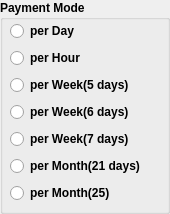
              <widget class="QGroupBox" name="groupBox_2">
               <property name="sizePolicy">
                <sizepolicy hsizetype="Fixed" vsizetype="Fixed">
                 <horstretch>0</horstretch>
                 <verstretch>0</verstretch>
                </sizepolicy>
               </property>
               <property name="minimumSize">
                <size>
                 <width>170</width>
                 <height>210</height>
                </size>
               </property>
               <property name="font">
                <font>
                 <family>System</family>
                 <weight>75</weight>
                 <bold>true</bold>
                </font>
               </property>
               <property name="statusTip">
                <string>Select Employee Payment Mode choise</string>
               </property>
               <property name="title">
                <string>Payment Mode</string>
               </property>
               <widget class="QWidget" name="layoutWidget_2">
                <property name="geometry">
                 <rect>
                  <x>10</x>
                  <y>20</y>
                  <width>151</width>
                  <height>185</height>
                 </rect>
                </property>
                <layout class="QVBoxLayout" name="verticalLayout">
                 <item>
                  <widget class="QRadioButton" name="radioButton_day">
                   <property name="font">
                    <font>
                     <family>System</family>
                     <weight>75</weight>
                     <bold>true</bold>
                    </font>
                   </property>
                   <property name="text">
                    <string>per Day</string>
                   </property>
                  </widget>
                 </item>
                 <item>
                  <widget class="QRadioButton" name="radioButton_hr">
                   <property name="font">
                    <font>
                     <family>System</family>
                     <weight>75</weight>
                     <bold>true</bold>
                    </font>
                   </property>
                   <property name="text">
                    <string>per Hour</string>
                   </property>
                  </widget>
                 </item>
                 <item>
                  <widget class="QRadioButton" name="radioButton_wk5">
                   <property name="font">
                    <font>
                     <family>System</family>
                     <weight>75</weight>
                     <bold>true</bold>
                    </font>
                   </property>
                   <property name="text">
                    <string>per Week(5 days)</string>
                   </property>
                  </widget>
                 </item>
                 <item>
                  <widget class="QRadioButton" name="radioButton_wk6">
                   <property name="font">
                    <font>
                     <family>System</family>
                     <weight>75</weight>
                     <bold>true</bold>
                    </font>
                   </property>
                   <property name="text">
                    <string>per Week(6 days)</string>
                   </property>
                  </widget>
                 </item>
                 <item>
                  <widget class="QRadioButton" name="radioButton_wk7">
                   <property name="font">
                    <font>
                     <family>System</family>
                     <weight>75</weight>
                     <bold>true</bold>
                    </font>
                   </property>
                   <property name="text">
                    <string>per Week(7 days)</string>
                   </property>
                  </widget>
                 </item>
                 <item>
                  <widget class="QRadioButton" name="radioButton_mth21">
                   <property name="font">
                    <font>
                     <family>System</family>
                     <weight>75</weight>
                     <bold>true</bold>
                    </font>
                   </property>
                   <property name="text">
                    <string>per Month(21 days)</string>
                   </property>
                  </widget>
                 </item>
                 <item>
                  <widget class="QRadioButton" name="radioButton_mth25">
                   <property name="font">
                    <font>
                     <family>System</family>
                     <weight>75</weight>
                     <bold>true</bold>
                    </font>
                   </property>
                   <property name="text">
                    <string>per Month(25)</string>
                   </property>
                  </widget>
                 </item>
                </layout>
               </widget>
              </widget>
